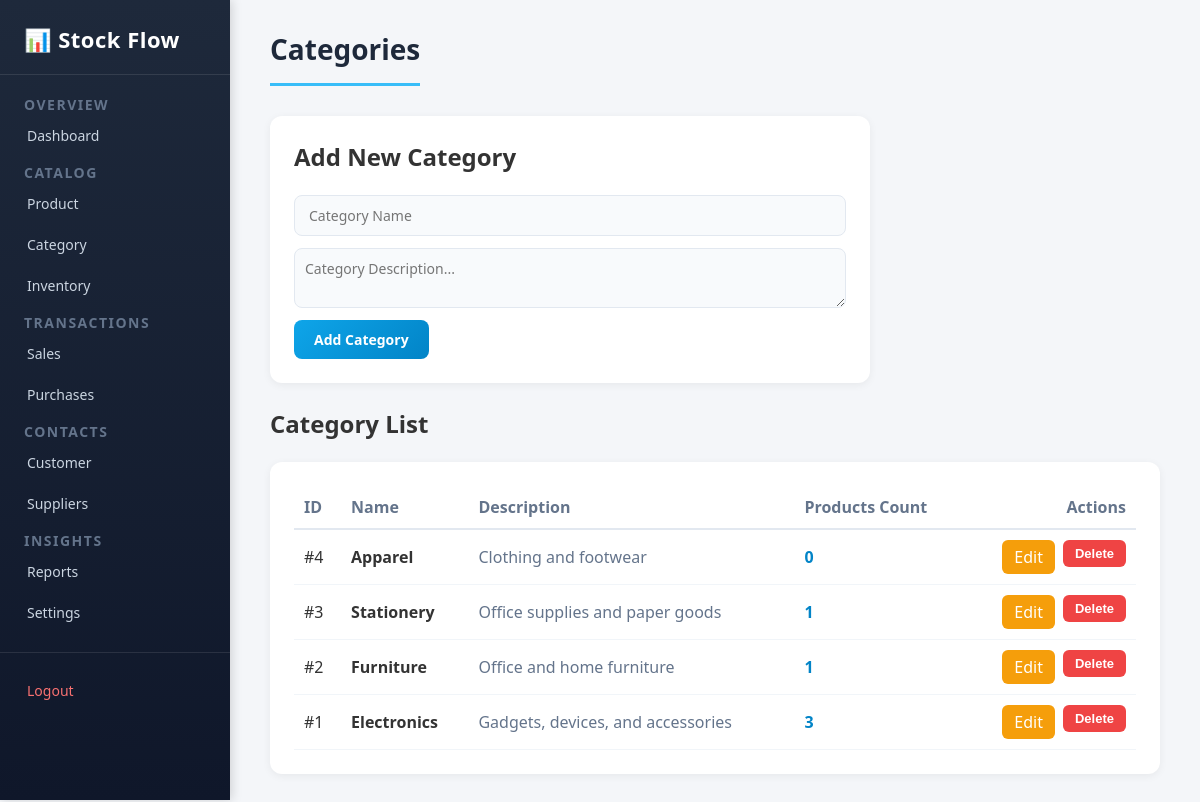
/pages/categories.php (signed in), run on the app's committed database.
### tables this page shows
CREATE TABLE IF NOT EXISTS `categories` (
    `id` INT AUTO_INCREMENT PRIMARY KEY,
    `name` VARCHAR(100) NOT NULL UNIQUE,
    `description` TEXT
);

### pages/categories.php (the view, shortened to what this page needs)
<?php
require_once __DIR__ . '/../includes/header.php';
$edit_cat = null;
$categories = [];
if ($pdo !== null) {
    $stmt = $pdo->query("SELECT c.*, COUNT(p.id) AS product_count FROM categories c LEFT JOIN products p ON c.id = p.category_id GROUP BY c.id ORDER BY c.id DESC");
    $categories = $stmt->fetchAll();
}
?>
<h1>Categories</h1>
<div class="form-card" style="max-width: 600px;">
    <h2><?php echo $edit_cat ? 'Edit Category' : 'Add New Category'; ?></h2>
    <br>
    <form method="POST" action="categories.php" id="todoForm">
        <input type="text" name="name" placeholder="Category Name" value="<?php echo htmlspecialchars($edit_cat['name'] ?? ''); ?>" required>
        <textarea name="description" placeholder="Category Description..." rows="2" style="width: 100%; padding: 10px; border-radius: 8px; border: 1.5px solid #e2e8f0; font-family: inherit;"><?php echo htmlspecialchars($edit_cat['description'] ?? ''); ?></textarea>
        <div style="display: flex; gap: 10px;">
            <button type="submit" id="submit"><?php echo $edit_cat ? 'Update Category' : 'Add Category'; ?></button>
        </div>
    </form>
</div>
<h2>Category List</h2>
<br>
<div class="form-card" style="max-width: 100%;">
    <table style="width: 100%; border-collapse: collapse; text-align: left;">
        <thead>
            <tr style="border-bottom: 2px solid #e2e8f0; color: #64748b;">
                <th style="padding: 10px;">ID</th>
                <th style="padding: 10px;">Name</th>
                <th style="padding: 10px;">Description</th>
                <th style="padding: 10px;">Products Count</th>
                <th style="padding: 10px; text-align: right;">Actions</th>
            </tr>
        </thead>
        <tbody>
            <?php if (empty($categories)): ?>
                <tr>
                    <td colspan="5" style="padding: 15px; color: #64748b;">No categories created yet.</td>
                </tr>
            <?php else: ?>
                <?php foreach ($categories as $cat): ?>
                    <tr style="border-bottom: 1px solid #f1f5f9;">
                        <td style="padding: 10px;">#<?php echo $cat['id']; ?></td>
                        <td style="padding: 10px; font-weight: 600;"><?php echo htmlspecialchars($cat['name']); ?></td>
                        <td style="padding: 10px; color: #64748b;"><?php echo htmlspecialchars($cat['description'] ?? '-'); ?></td>
                        <td style="padding: 10px; font-weight: 600; color: #0284c7;"><?php echo $cat['product_count']; ?></td>
                        <td style="padding: 10px; text-align: right;">
                            <div class="btn" style="justify-content: flex-end;">
                                <a href="categories.php?edit=<?php echo $cat['id']; ?>" class="update" style="padding: 6px 12px; border-radius: 6px; text-decoration: none; display: inline-block;">Edit</a>
                                <form method="POST" action="categories.php" style="display: inline;" onsubmit="return confirm('Deleting a category will unassign associated products. Proceed?');">
                                    <button type="submit" class="delete">Delete</button>
                                </form>
                            </div>
                        </td>
                    </tr>
                <?php endforeach; ?>
            <?php endif; ?>
        </tbody>
    </table>
</div>
<?php require_once __DIR__ . '/../includes/footer.php'; ?>

### style/style.css (style rules this page uses)
* { margin: 0; padding: 0; box-sizing: border-box; }
body { font-family: 'Segoe UI', Tahoma, Geneva, Verdana, sans-serif; background-color: #f4f6f9; color: #333; min-height: 100vh; }
a { text-decoration: none; color: inherit; }
#rightsidebar > h1 { font-size: 28px; font-weight: 700; color: #1e293b; margin-bottom: 30px; padding-bottom: 15px; border-bottom: 3px solid #38bdf8; display: inline-block; }
.form-card { background: #ffffff; border-radius: 12px; padding: 24px; box-shadow: 0 2px 8px rgba(0, 0, 0, 0.06); margin-bottom: 24px; max-width: 600px; }
#todoForm { display: flex; flex-direction: column; gap: 12px; }
#todoForm input, #todoForm textarea { width: 100%; padding: 10px 14px; font-size: 14px; font-family: inherit; color: #1e293b; background: #f8fafc; border: 1.5px solid #e2e8f0; border-radius: 8px; outline: none; transition: border-color 0.2s ease; }
#submit { padding: 10px 20px; font-size: 14px; font-weight: 600; font-family: inherit; color: #ffffff; background: linear-gradient(135deg, #0ea5e9 0%, #0284c7 100%); border: none; border-radius: 8px; cursor: pointer; transition: transform 0.2s ease, box-shadow 0.2s ease; align-self: flex-start; }
.btn { display: flex; gap: 8px; }
.btn button { padding: 6px 12px; font-size: 13px; font-weight: 600; border: none; border-radius: 6px; cursor: pointer; transition: background 0.2s ease; }
.update { background-color: #f59e0b; color: #ffffff; }
.delete { background-color: #ef4444; color: #ffffff; }

### data on the page
categories: id "4", name "Apparel", description "Clothing and footwear", product_count "0"
categories: id "3", name "Stationery", description "Office supplies and paper goods", product_count "1"
categories: id "2", name "Furniture", description "Office and home furniture", product_count "1"
categories: id "1", name "Electronics", description "Gadgets, devices, and accessories", product_count "3"
